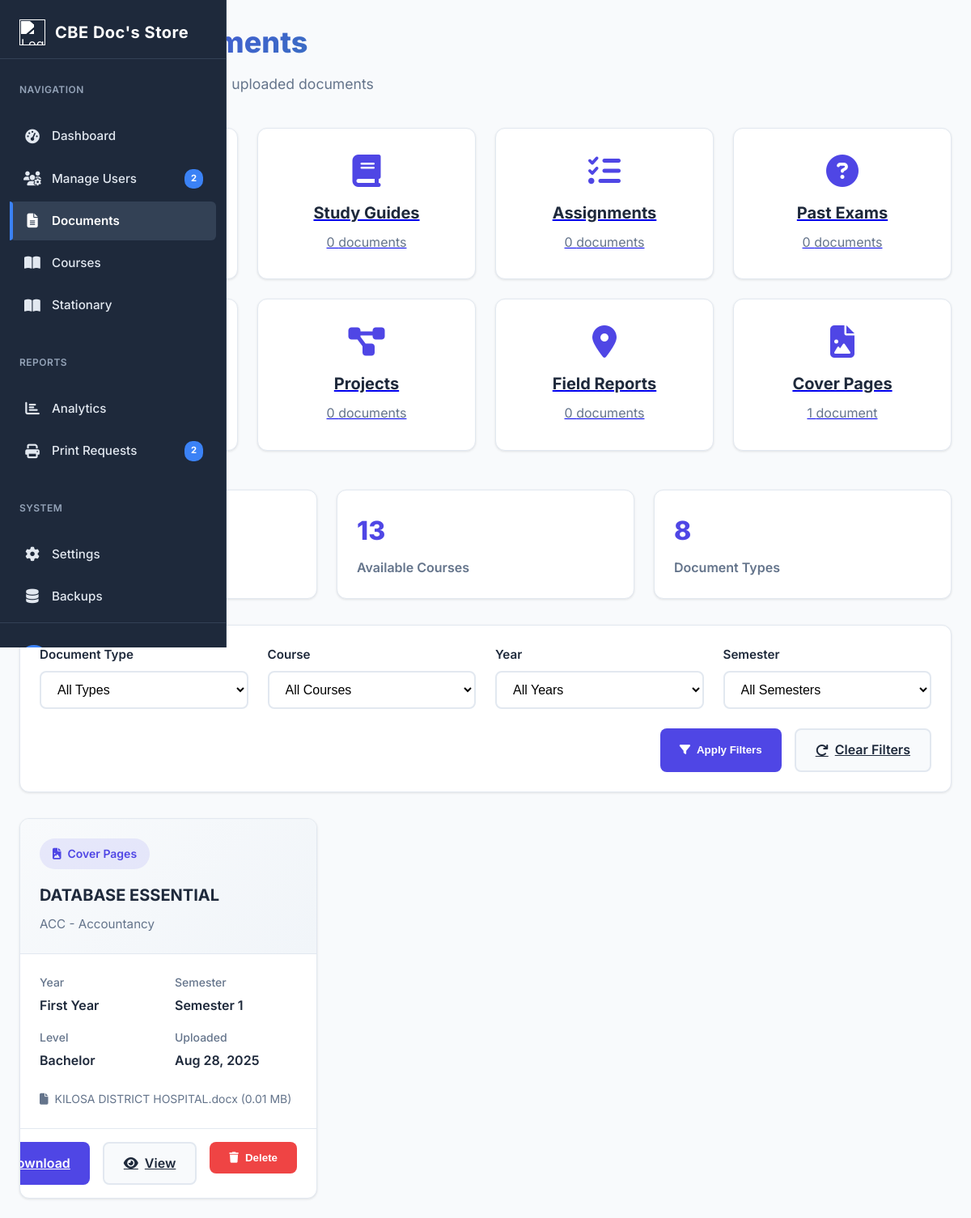
Page /admin/manage_documents.php on the committed database.
### tables this page shows
CREATE TABLE `first_year_sem1_documents` (
  `doc_id` int(11) NOT NULL,
  `course_id` int(11) NOT NULL,
  `doc_type` varchar(50) NOT NULL,
  `title` varchar(255) NOT NULL,
  `description` text DEFAULT NULL,
  `file_path` varchar(255) NOT NULL,
  `file_name` varchar(255) NOT NULL,
  `file_size` int(11) NOT NULL,
  `file_type` varchar(20) NOT NULL,
  `level` varchar(20) NOT NULL,
  `uploaded_at` timestamp NULL DEFAULT current_timestamp(),
  `uploaded_by` int(11) DEFAULT NULL
);

CREATE TABLE `courses` (
  `course_id` int(11) NOT NULL,
  `course_code` varchar(10) NOT NULL,
  `course_name` varchar(100) NOT NULL,
  `description` text NOT NULL,
  `color_code` varchar(7) NOT NULL DEFAULT '#e74c3c',
  `created_at` datetime NOT NULL DEFAULT current_timestamp(),
  `updated_at` datetime NOT NULL DEFAULT current_timestamp() ON UPDATE current_timestamp()
);

### admin/manage_documents.php (the view, shortened to what this page needs)
<?php
include("sidebar.php");
$doc_type = isset($_GET['type']) ? $_GET['type'] : '';
$valid_types = [
    'lecture_notes' => ['icon' => 'fa-file-alt', 'name' => 'Lecture Notes'],
    'study_guides' => ['icon' => 'fa-book', 'name' => 'Study Guides'],
    'assignments' => ['icon' => 'fa-tasks', 'name' => 'Assignments'],
    'past_exams' => ['icon' => 'fa-question-circle', 'name' => 'Past Exams'],
    'case_studies' => ['icon' => 'fa-chart-bar', 'name' => 'Case Studies'],
    'projects' => ['icon' => 'fa-project-diagram', 'name' => 'Projects'],
    'field' => ['icon' => 'fa-map-marker-alt', 'name' => 'Field Reports'],
    'cover_pages' => ['icon' => 'fa-file-image', 'name' => 'Cover Pages']
];
$courses = [];
$courses_result = $conn->query("SELECT course_id, course_code, course_name FROM courses ORDER BY course_code");
if ($courses_result && $courses_result->num_rows > 0) {
    while ($row = $courses_result->fetch_assoc()) {
        $courses[$row['course_id']] = $row;
    }
}
$all_documents = [];
$semester_tables = [];
$years = ['first', 'second', 'third', 'fourth'];
$semesters = ['1', '2'];
foreach ($years as $year_val) {
    foreach ($semesters as $semester_val) {
        $table_name = $year_val . '_year_sem' . $semester_val . '_documents';
        $semester_tables[] = $table_name;
    }
}
foreach ($semester_tables as $table) {
    $table_check = $conn->query("SHOW TABLES LIKE '$table'");
    if ($table_check->num_rows > 0) {
        $query = "SELECT d.*, '$table' as source_table,
                 c.course_code, c.course_name
                 FROM $table d
                 LEFT JOIN courses c ON d.course_id = c.course_id";
        $query .= " ORDER BY d.uploaded_at DESC";
        $stmt = $conn->prepare($query);
        if ($stmt) {
            $stmt->execute();
            $result = $stmt->get_result();
            if ($result->num_rows > 0) {
                while ($row = $result->fetch_assoc()) {
                    preg_match('/(.+)_year_sem(\d)/', $table, $matches);
                    if (count($matches) === 3) {
                        $row['year'] = $matches[1];
                        $row['semester'] = $matches[2];
                    }
                    $all_documents[] = $row;
                }
            }
        }
    }
}
?>
<!DOCTYPE html>
<html lang="en">
<head>
    <link rel="stylesheet" href="https://cdnjs.cloudflare.com/ajax/libs/font-awesome/6.4.0/css/all.min.css">
</head>
<body>
    <?php include('sidebar.php'); ?>
    <main class="main-content">
        <div class="page-header">
            <h1 class="page-title">Manage Documents</h1>
            <p class="page-subtitle">View, manage, and organize all uploaded documents</p>
        </div>
        <div class="doc-types-grid">
            <?php foreach ($valid_types as $type_key => $type_info): ?>
                <a href="manage_documents.php?type=<?php echo $type_key; ?>" class="doc-type-card <?php echo $doc_type === $type_key ? 'active' : ''; ?>">
                    <i class="fas <?php echo $type_info['icon']; ?>"></i>
                    <h3><?php echo $type_info['name']; ?></h3>
                    <p>
                        <?php
                        $count = 0;
                        foreach ($all_documents as $doc) {
                            if ($doc['doc_type'] === $type_key) $count++;
                        }
                        echo $count . ' document' . ($count !== 1 ? 's' : '');
                        ?>
                    </p>
                </a>
            <?php endforeach; ?>
        </div>
        <div class="stats-bar">
            <div class="stat-card">
                <div class="stat-value"><?php echo count($all_documents); ?></div>
                <div class="stat-label">Total Documents</div>
            </div>
            <div class="stat-card">
                <div class="stat-value"><?php echo count($courses); ?></div>
                <div class="stat-label">Available Courses</div>
            </div>
            <div class="stat-card">
                <div class="stat-value">8</div>
                <div class="stat-label">Document Types</div>
            </div>
        </div>
        <div class="filters-container">
            <form method="GET" action="manage_documents.php">
                <div class="filter-row">
                    <div class="filter-group">
                        <label class="filter-label">Document Type</label>
                        <select name="type" class="filter-select">
                            <option value="">All Types</option>
                        </select>
                    </div>
                    <div class="filter-group">
                        <label class="filter-label">Course</label>
                        <select name="course_id" class="filter-select">
                            <option value="">All Courses</option>
                        </select>
                    </div>
                    <div class="filter-group">
                        <label class="filter-label">Year</label>
                        <select name="year" class="filter-select">
                            <option value="">All Years</option>
                        </select>
                    </div>
                    <div class="filter-group">
                        <label class="filter-label">Semester</label>
                        <select name="semester" class="filter-select">
                            <option value="">All Semesters</option>
                        </select>
                    </div>
                </div>
                <div class="filter-actions">
                    <button type="submit" class="btn btn-primary">
                        <i class="fas fa-filter"></i> Apply Filters
                    </button>
                    <a href="manage_documents.php" class="btn btn-secondary">
                        <i class="fas fa-redo"></i> Clear Filters
                    </a>
                </div>
            </form>
        </div>
        <div class="documents-grid">
            <?php if (empty($all_documents)): ?>
                <div class="no-documents">
                    <i class="fas fa-file-alt"></i>
                    <h3>No documents found</h3>
                    <p>Try adjusting your filters or upload new documents.</p>
                </div>
            <?php else: ?>
                <?php foreach ($all_documents as $document): ?>
                    <div class="document-card">
                        <div class="card-header">
                            <div class="doc-type-badge">
                                <i class="fas <?php echo $valid_types[$document['doc_type']]['icon']; ?>"></i>
                                <?php echo $valid_types[$document['doc_type']]['name']; ?>
                            </div>
                            <h3 class="card-title"><?php echo htmlspecialchars($document['title']); ?></h3>
                            <p class="card-subtitle">
                                <?php echo htmlspecialchars($document['course_code'] . ' - ' . $document['course_name']); ?>
                            </p>
                        </div>
                        <div class="card-body">
                            <div class="doc-meta">
                                <div class="meta-item">
                                    <span class="meta-label">Year</span>
                                    <span class="meta-value"><?php echo ucfirst($document['year']); ?> Year</span>
                                </div>
                                <div class="meta-item">
                                    <span class="meta-label">Semester</span>
                                    <span class="meta-value">Semester <?php echo $document['semester']; ?></span>
                                </div>
                                <div class="meta-item">
                                    <span class="meta-label">Level</span>
                                    <span class="meta-value"><?php echo ucfirst($document['level']); ?></span>
                                </div>
                                <div class="meta-item">
                                    <span class="meta-label">Uploaded</span>
                                    <span class="meta-value"><?php echo date('M j, Y', strtotime($document['uploaded_at'])); ?></span>
                                </div>
                            </div>
                            <div class="file-info">
                                <i class="fas fa-file"></i>
                                <?php echo htmlspecialchars($document['file_name']); ?>
                                (<?php echo round($document['file_size'] / 1024 / 1024, 2); ?> MB)
                            </div>
                        </div>
                        <div class="card-footer">
                            <a href="../<?php echo htmlspecialchars($document['file_path']); ?>"
                               class="btn btn-primary" download>
                                <i class="fas fa-download"></i> Download
                            </a>
                            <a href="../<?php echo htmlspecialchars($document['file_path']); ?>"
                               class="btn btn-secondary" target="_blank">
                                <i class="fas fa-eye"></i> View
                            </a>
                            <form method="POST" style="display: inline;">
                                <button type="submit" name="delete_document" class="btn btn-danger"
                                        onclick="return confirm('Are you sure you want to delete this document?')">
                                    <i class="fas fa-trash"></i> Delete
                                </button>
                            </form>
                        </div>
                    </div>
                <?php endforeach; ?>
            <?php endif; ?>
        </div>
    </main>
</body>
</html>

### admin/sidebar.php (style rules this page uses)
:root { --sidebar-bg: #1e293b; --sidebar-active-bg: #334155; --sidebar-text: #e2e8f0; --sidebar-active-text: #ffffff; --sidebar-hover: #2c3e50; --sidebar-accent: #3b82f6; --sidebar-border: #334155; --sidebar-icon-size: 1.1rem; --sidebar-transition: all 0.3s cubic-bezier(0.4, 0, 0.2, 1); }

### rows in the picture
first_year_sem1_documents: doc_type "Cover Pages", title "DATABASE ESSENTIAL", course.course_name "ACC - Accountancy", year "First", semester "1", level "Bachelor", uploaded_at "Aug 28, 2025", file_name "KILOSA DISTRICT HOSPITAL.docx", $document['file_size']/1024/1024 "0.01"

### other values in the picture
$total_users_count "2"
$pending_print_count "2"
$type_info['name'] "Study Guides"
$count "0"
$type_info['name'] "Assignments"
$type_info['name'] "Past Exams"
$type_info['name'] "Projects"
$type_info['name'] "Field Reports"
$type_info['name'] "Cover Pages"
$count "1"
count($courses) "13"
